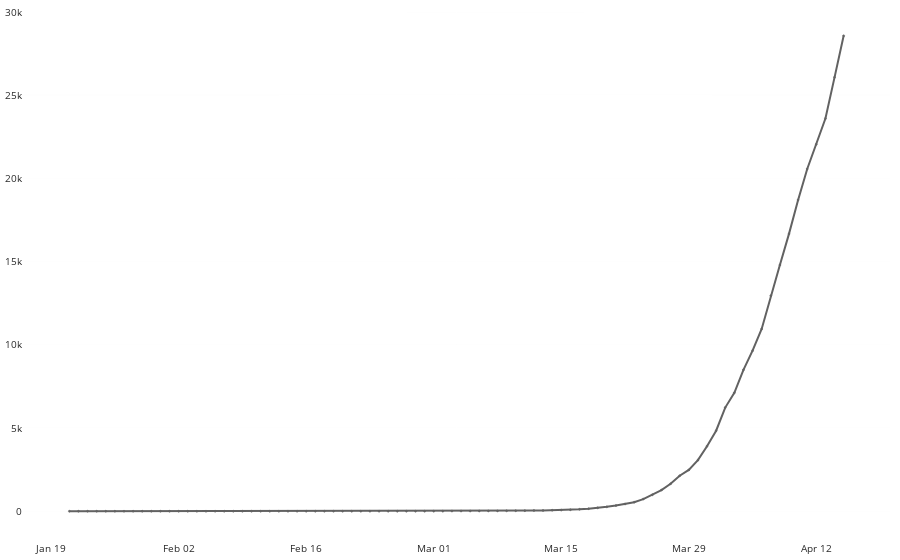

The notebook cell saved with this chart:
### Code cell
import plotly.graph_objects as go
fig = go.Figure()

# Add traces
fig.add_trace(go.Scatter(x=total.index, y=total.deaths,
                    mode='lines+markers',
                         marker=dict(size=2, color='#626262',
                                            line=dict(width=.5, color='#626262')),
                                text=total.index,
                                hovertext=['Total Deaths<br>{:,d}<br>'.format(
                                    i) for i in total.deaths],
                                hovertemplate='<b>%{text}</b><br></br>' +
                                              '%{hovertext}' +
                                              '<extra></extra>'
                        
                        
                        
                        ))

fig.update_layout(
    margin=go.layout.Margin(
        l=10,
        r=10,
        b=10,
        t=5,
        pad=0
    ),
    yaxis=dict(
        showline=False, linecolor='#272e3e',
        zeroline=False,
        # showgrid=False,
        gridcolor='rgba(203, 210, 211,.3)',
        gridwidth=.1,
        #tickmode='array',
        # Set tick range based on the maximum number
        #tickvals=tickList,
        # Set tick label accordingly
        #ticktext=["{:.0f}k".format(i/1000) for i in tickList]
    ),
#    yaxis_title="Total Confirmed Case Number",
    xaxis=dict(
        showline=False, linecolor='#272e3e',
        showgrid=False,
        gridcolor='rgba(203, 210, 211,.3)',
        gridwidth=.1,
        zeroline=False
    ),
    xaxis_tickformat='%b %d',
#     hovermode='x',
    legend_orientation="h",
    # legend=dict(x=.02, y=.95, bgcolor="rgba(0,0,0,0)",),
    plot_bgcolor='#ffffff',
    paper_bgcolor='#ffffff',
    font=dict(color='#292929', size=10)
)


fig.show()

### Figure 1 — Plotly figure (JSON) as saved in the notebook; plotly's stock layout.template omitted (floating-point values rounded to 4 significant figures)
{"data": [{"hovertemplate": "<b>%{text}</b><br></br>%{hovertext}<extra></extra>", "hovertext": ["Total Deaths<br>0<br>", "Total Deaths<br>0<br>", "Total Deaths<br>0<br>", "Total Deaths<br>0<br>", "Total Deaths<br>0<br>", "Total Deaths<br>0<br>", "Total Deaths<br>0<br>", "Total Deaths<br>0<br>", "Total Deaths<br>0<br>", "Total Deaths<br>0<br>", "Total Deaths<br>0<br>", "Total Deaths<br>0<br>", "Total Deaths<br>0<br>", "Total Deaths<br>0<br>", "Total Deaths<br>0<br>", "Total Deaths<br>0<br>", "Total Deaths<br>0<br>", "Total Deaths<br>0<br>", "Total Deaths<br>0<br>", "Total Deaths<br>0<br>", "Total Deaths<br>0<br>", "Total Deaths<br>0<br>", "Total Deaths<br>0<br>", "Total Deaths<br>0<br>", "Total Deaths<br>0<br>", "Total Deaths<br>0<br>", "Total Deaths<br>0<br>", "Total Deaths<br>0<br>", "Total Deaths<br>0<br>", "Total Deaths<br>0<br>", "Total Deaths<br>0<br>", "Total Deaths<br>0<br>", "Total Deaths<br>0<br>", "Total Deaths<br>0<br>", "Total Deaths<br>0<br>", "Total Deaths<br>0<br>", "Total Deaths<br>0<br>", "Total Deaths<br>0<br>", "Total Deaths<br>0<br>", "Total Deaths<br>1<br>", "Total Deaths<br>3<br>", "Total Deaths<br>6<br>", "Total Deaths<br>10<br>", "Total Deaths<br>12<br>", "Total Deaths<br>12<br>", "Total Deaths<br>15<br>", "Total Deaths<br>19<br>", "Total Deaths<br>22<br>", "Total Deaths<br>26<br>", "Total Deaths<br>31<br>", "Total Deaths<br>37<br>", "Total Deaths<br>43<br>", "Total Deaths<br>50<br>", "Total Deaths<br>60<br>", "Total Deaths<br>68<br>", "Total Deaths<br>91<br>", "Total Deaths<br>116<br>", "Total Deaths<br>157<br>", "Total Deaths<br>203<br>", "Total Deaths<br>265<br>", "Total Deaths<br>343<br>", "Total Deaths<br>436<br>", "Total Deaths<br>546<br>", "Total Deaths<br>731<br>", "Total Deaths<br>990<br>", "Total Deaths<br>1,275<br>", "Total Deaths<br>1,649<br>", "Total Deaths<br>2,134<br>", "Total Deaths<br>2,486<br>", "Total Deaths<br>3,073<br>", "Total Deaths<br>3,911<br>", "Total Deaths<br>4,841<br>", "Total Deaths<br>6,232<br>", "Total Deaths<br>7,121<br>", "Total Deaths<br>8,499<br>", "Total Deaths<br>9,655<br>", "Total Deaths<br>10,959<br>", "Total Deaths<br>12,956<br>", "Total Deaths<br>14,803<br>", "Total Deaths<br>16,674<br>", "Total Deaths<br>18,712<br>", "Total Deaths<br>20,575<br>", "Total Deaths<br>22,056<br>", "Total Deaths<br>23,607<br>", "Total Deaths<br>26,081<br>", "Total Deaths<br>28,583<br>"], "marker": {"color": "#626262", "line": {"color": "#626262", "width": 0.5}, "size": 2}, "mode": "lines+markers", "text": ["2020-01-21", "2020-01-22", "2020-01-23", "2020-01-24", "2020-01-25", "2020-01-26", "2020-01-27", "2020-01-28", "2020-01-29", "2020-01-30", "2020-01-31", "2020-02-01", "2020-02-02", "2020-02-03", "2020-02-04", "2020-02-05", "2020-02-06", "2020-02-07", "2020-02-08", "2020-02-09", "2020-02-10", "2020-02-11", "2020-02-12", "2020-02-13", "2020-02-14", "2020-02-15", "2020-02-16", "2020-02-17", "2020-02-18", "2020-02-19", "2020-02-20", "2020-02-21", "2020-02-22", "2020-02-23", "2020-02-24", "2020-02-25", "2020-02-26", "2020-02-27", "2020-02-28", "2020-02-29", "2020-03-01", "2020-03-02", "2020-03-03", "2020-03-04", "2020-03-05", "2020-03-06", "2020-03-07", "2020-03-08", "2020-03-09", "2020-03-10", "2020-03-11", "2020-03-12", "2020-03-13", "2020-03-14", "2020-03-15", "2020-03-16", "2020-03-17", "2020-03-18", "2020-03-19", "2020-03-20", "2020-03-21", "2020-03-22", "2020-03-23", "2020-03-24", "2020-03-25", "2020-03-26", "2020-03-27", "2020-03-28", "2020-03-29", "2020-03-30", "2020-03-31", "2020-04-01", "2020-04-02", "2020-04-03", "2020-04-04", "2020-04-05", "2020-04-06", "2020-04-07", "2020-04-08", "2020-04-09", "2020-04-10", "2020-04-11", "2020-04-12", "2020-04-13", "2020-04-14", "2020-04-15"], "type": "scatter", "x": ["2020-01-21", "2020-01-22", "2020-01-23", "2020-01-24", "2020-01-25", "2020-01-26", "2020-01-27", "2020-01-28", "2020-01-29", "2020-01-30", "2020-01-31", "2020-02-01", "2020-02-02", "2020-02-03", "2020-02-04", "2020-02-05", "2020-02-06", "2020-02-07", "2020-02-08", "2020-02-09", "2020-02-10", "2020-02-11", "2020-02-12", "2020-02-13", "2020-02-14", "2020-02-15", "2020-02-16", "2020-02-17", "2020-02-18", "2020-02-19", "2020-02-20", "2020-02-21", "2020-02-22", "2020-02-23", "2020-02-24", "2020-02-25", "2020-02-26", "2020-02-27", "2020-02-28", "2020-02-29", "2020-03-01", "2020-03-02", "2020-03-03", "2020-03-04", "2020-03-05", "2020-03-06", "2020-03-07", "2020-03-08", "2020-03-09", "2020-03-10", "2020-03-11", "2020-03-12", "2020-03-13", "2020-03-14", "2020-03-15", "2020-03-16", "2020-03-17", "2020-03-18", "2020-03-19", "2020-03-20", "2020-03-21", "2020-03-22", "2020-03-23", "2020-03-24", "2020-03-25", "2020-03-26", "2020-03-27", "2020-03-28", "2020-03-29", "2020-03-30", "2020-03-31", "2020-04-01", "2020-04-02", "2020-04-03", "2020-04-04", "2020-04-05", "2020-04-06", "2020-04-07", "2020-04-08", "2020-04-09", "2020-04-10", "2020-04-11", "2020-04-12", "2020-04-13", "2020-04-14", "2020-04-15"], "y": [0, 0, 0, 0, 0, 0, 0, 0, 0, 0, 0, 0, 0, 0, 0, 0, 0, 0, 0, 0, 0, 0, 0, 0, 0, 0, 0, 0, 0, 0, 0, 0, 0, 0, 0, 0, 0, 0, 0, 1, 3, 6, 10, 12, 12, 15, 19, 22, 26, 31, 37, 43, 50, 60, 68, 91, 116, 157, 203, 265, 343, 436, 546, 731, 990, 1275, 1649, 2134, 2486, 3073, 3911, 4841, 6232, 7121, 8499, 9655, 10959, 12956, 14803, 16674, 18712, 20575, 22056, 23607, 26081, 28583]}], "layout": {"font": {"color": "#292929", "size": 10}, "legend": {"orientation": "h"}, "margin": {"b": 10, "l": 10, "pad": 0, "r": 10, "t": 5}, "paper_bgcolor": "#ffffff", "plot_bgcolor": "#ffffff", "xaxis": {"gridcolor": "rgba(203, 210, 211,.3)", "gridwidth": 0.1, "linecolor": "#272e3e", "showgrid": false, "showline": false, "tickformat": "%b %d", "zeroline": false}, "yaxis": {"gridcolor": "rgba(203, 210, 211,.3)", "gridwidth": 0.1, "linecolor": "#272e3e", "showline": false, "zeroline": false}}}
